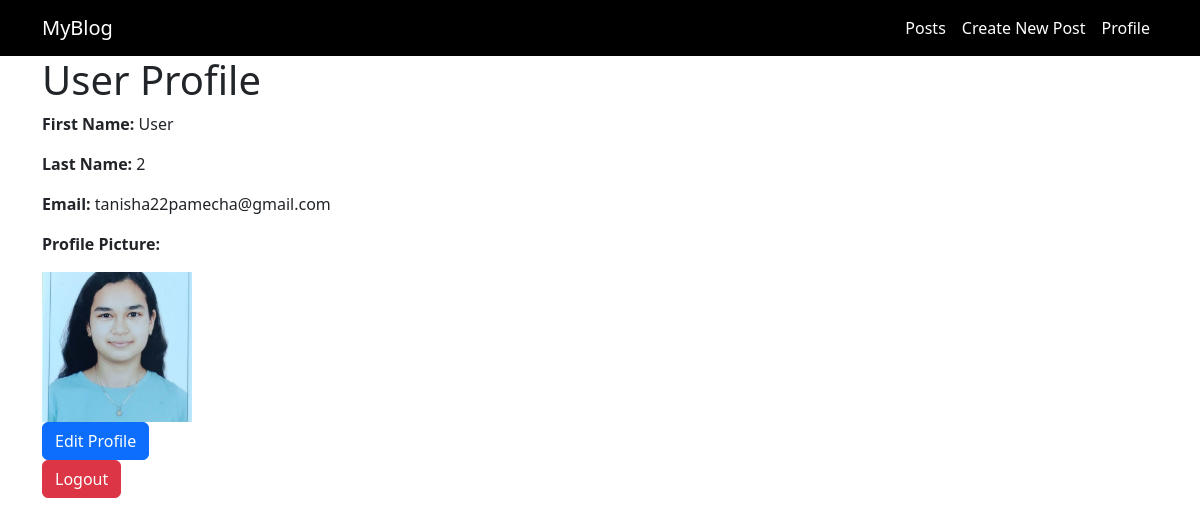
The page /profile/ (signed in) on the database its author committed.
### blog/models.py (models this page shows, shortened)
class Profile(models.Model):
    user = models.OneToOneField(User, on_delete=models.CASCADE)
    profile_picture = models.ImageField(upload_to='profile_pics/', blank=True, null=True)
    first_name = models.CharField(max_length=100, blank=True, null=True)
    last_name = models.CharField(max_length=100, blank=True, null=True)
    email = models.EmailField(blank=True, null=True)

### blog/views.py (the view)
# urls.py: path('profile/', views.profile_view, name='profile'),
@login_required
def profile_view(request):
    profile = Profile.objects.get(user=request.user)
    editing = request.GET.get('edit') == 'true'
    if request.method == 'POST':
        form = ProfileForm(request.POST, request.FILES, instance=profile)
        if form.is_valid():
            form.save()
            messages.success(request, 'Profile updated successfully!')
            return redirect('profile')
        else:
            messages.error(request, 'Please correct the errors below.')
    else:
        form = ProfileForm(instance=profile)
    return render(request, 'blog/profile.html', {'form': form, 'profile': profile, 'editing': editing})

### blog/templates/blog/profile.html (shortened to what this page needs)
{% extends 'blog/base.html' %}
{% block content %}
    <div class="profile-container">
        <h1>User Profile</h1>
        {% if not editing %}
            <div class="profile-details">
                <p><strong>First Name:</strong> {{ profile.first_name }}</p>
                <p><strong>Last Name:</strong> {{ profile.last_name }}</p>
                <p><strong>Email:</strong> {{ profile.email }}</p>
                <p><strong>Profile Picture:</strong></p>
                {% if profile.profile_picture %}
                    <img src="{{ profile.profile_picture.url }}" alt="Profile Picture" style="width: 150px; height: 150px; object-fit: cover;">
                {% else %}
                    <p>No profile picture uploaded.</p>
                {% endif %}
            </div>
            <div class="profile-actions">
                <a href="?edit=true" class="btn btn-primary">Edit Profile</a>
                <form method="POST" action="{% url 'logout' %}">
                    <button type="submit" class="btn btn-danger">Logout</button>
                </form>
            </div>
        {% endif %}
    </div>
{% endblock %}

### rows shown on the page
Profile: first_name "User", last_name "2", email "tanisha22pamecha@gmail.com", profile_picture (picture)
